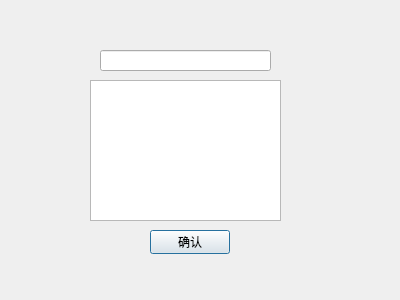
<?xml version="1.0" encoding="UTF-8"?>
<ui version="4.0">
 <class>mkfile</class>
 <widget class="QDialog" name="mkfile">
  <property name="geometry">
   <rect>
    <x>0</x>
    <y>0</y>
    <width>400</width>
    <height>300</height>
   </rect>
  </property>
  <property name="windowTitle">
   <string>Dialog</string>
  </property>
  <widget class="QLineEdit" name="lineEdit">
   <property name="geometry">
    <rect>
     <x>100</x>
     <y>50</y>
     <width>171</width>
     <height>21</height>
    </rect>
   </property>
  </widget>
  <widget class="QTextEdit" name="textEdit">
   <property name="geometry">
    <rect>
     <x>90</x>
     <y>80</y>
     <width>191</width>
     <height>141</height>
    </rect>
   </property>
  </widget>
  <widget class="QPushButton" name="pbt_save">
   <property name="geometry">
    <rect>
     <x>150</x>
     <y>230</y>
     <width>80</width>
     <height>24</height>
    </rect>
   </property>
   <property name="text">
    <string>确认</string>
   </property>
  </widget>
 </widget>
 <resources/>
 <connections/>
</ui>
